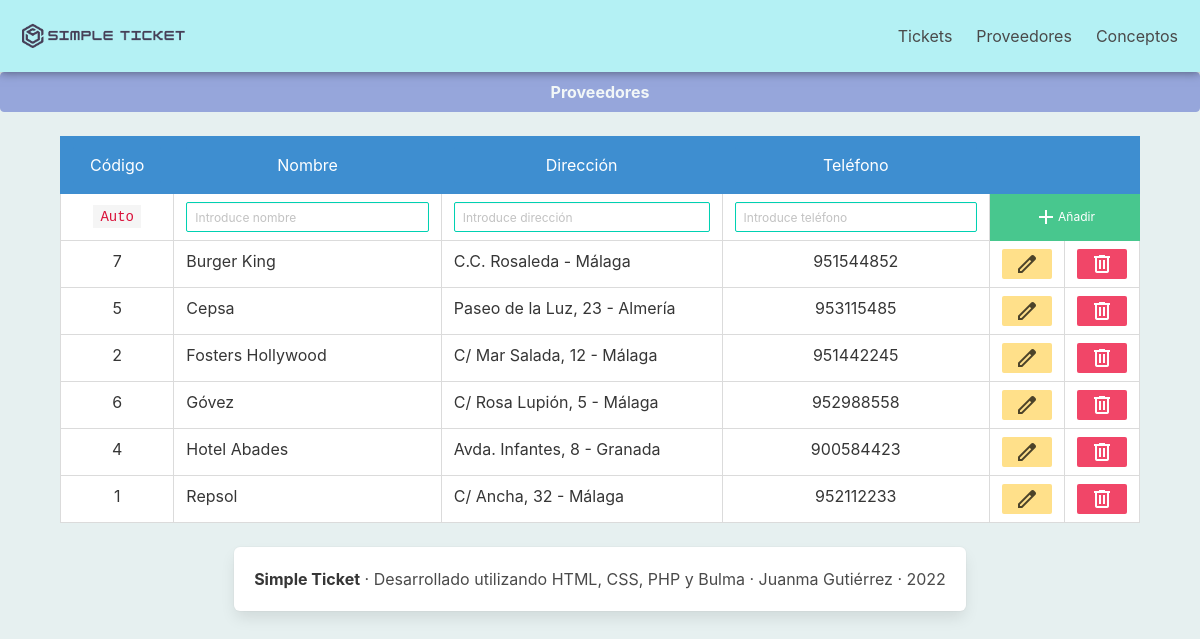
/providers/providers.php, run on the app's committed database.
### tables this page shows
CREATE TABLE `proveedor` (
  `CodPro` int(11) NOT NULL,
  `NomPro` varchar(50) NOT NULL,
  `DirPro` varchar(50) NOT NULL,
  `TelPro` varchar(12) DEFAULT NULL
);

### providers/list.php (called while the page is built)
<?php
$listadoSqlProviders = "SELECT CodPro, NomPro, DirPro, TelPro
    FROM proveedor
    ORDER BY " . $_GET['order'];
$consulta = mysqli_query($conexion, $listadoSqlProviders);

### providers/print_table_row.php (the view)
<?php
while ($registro = mysqli_fetch_array($consulta)) {
?>
    <tr>
        <td class="small has-text-centered"><?= $registro["CodPro"] ?></td>
        <td><?= $registro["NomPro"] ?></td>
        <td><?= $registro["DirPro"] ?></td>
        <td class="has-text-centered"><?= $registro["TelPro"] ?></td>
        <td class="small">
            <div class="centered">
                <a href="providers.php?CodPro=<?= $registro['CodPro'] ?>&NomPro=<?= $registro['NomPro'] ?>&DirPro=<?= $registro['DirPro'] ?>&TelPro=<?= $registro['TelPro'] ?>&order=CodPro&accion=editar">
                    <button class='button is-small is-warning'>
                        <span class="material-symbols-outlined">edit</span>
                    </button>
                </a>
            </div>
        </td>
        <td class="small">
            <div class="centered">
                <a href="providers.php?CodPro=<?= $registro['CodPro'] ?>&accion=borrar">
                    <button class="button is-small is-danger">
                        <span class="material-symbols-outlined">delete</span>
                    </button>
                </a>
            </div>
        </td>
    </tr>
<?php
}
?>

### css/style.css (style rules this page uses)
* { padding: 0px; margin: 0px; box-sizing: border-box; }
html { background-color: #e6f0f0; }
.centered { display: grid; place-items: center; }
table, th, td { border-collapse: collapse; }
.small { width: 50px; }

### data on the page
proveedor: CodPro "7", NomPro "Burger King", DirPro "C.C. Rosaleda - Málaga", TelPro "951544852"
proveedor: CodPro "5", NomPro "Cepsa", DirPro "Paseo de la Luz, 23 - Almería", TelPro "953115485"
proveedor: CodPro "2", NomPro "Fosters Hollywood", DirPro "C/ Mar Salada, 12 - Málaga", TelPro "951442245"
proveedor: CodPro "6", NomPro "Góvez", DirPro "C/ Rosa Lupión, 5 - Málaga", TelPro "952988558"
proveedor: CodPro "4", NomPro "Hotel Abades", DirPro "Avda. Infantes, 8 - Granada", TelPro "900584423"
proveedor: CodPro "1", NomPro "Repsol", DirPro "C/ Ancha, 32 - Málaga", TelPro "952112233"
